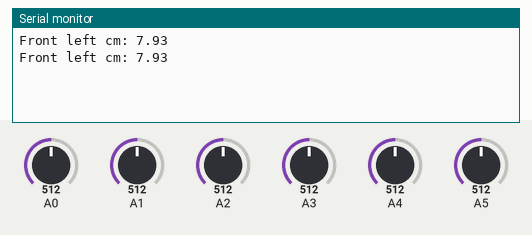
Recording of a sketch running on a simulated Arduino Uno, built with avr-gcc and run on an emulated ATmega328P. Parts: the last lines printed to the serial monitor. The inputs (shaded band) are chosen by the test bench; at power-on: A3 = 512, A0 = 512, A1 = 512, A2 = 512, A4 = 512, A5 = 512.

Above: at 1.2 s.
1.3 s: A3 set to 716
At 2.6 s:
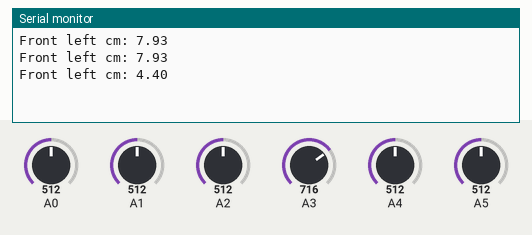
2.8 s: A3 set to 992
At 4.0 s:
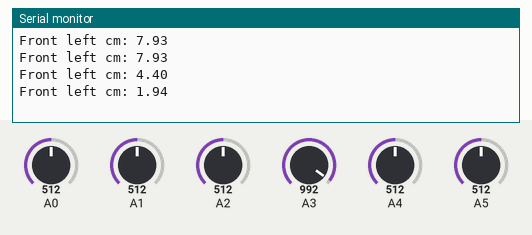
4.3 s: A0 set to 528
At 4.3 s:
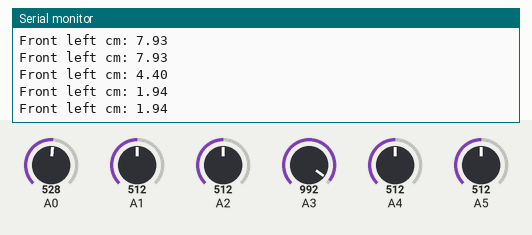
Timing chart, 0 to 7.3 s (numbered marks = the images above; inputs shaded):
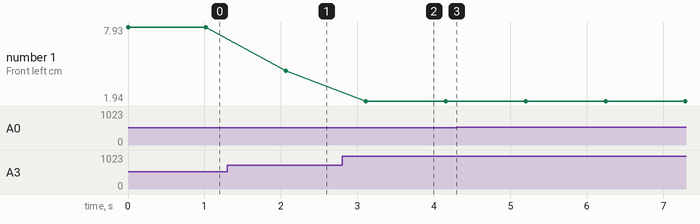

The sketch:

sensorlib.ino
```cpp
#include <RunningMedian.h>
// reading sensor values based on running median
const int MAX_SMALL_SENSOR = 40;
const int MAX_BIG_SENSOR = 150;
const int NUM_SAMPLES_MEDIAN = 15;

RunningMedian frontIR1_Median = RunningMedian(NUM_SAMPLES_MEDIAN);
RunningMedian frontIR2_Median = RunningMedian(NUM_SAMPLES_MEDIAN);
RunningMedian frontIR3_Median = RunningMedian(NUM_SAMPLES_MEDIAN);
RunningMedian rightIR1_Median = RunningMedian(NUM_SAMPLES_MEDIAN);
RunningMedian rightIR2_Median = RunningMedian(NUM_SAMPLES_MEDIAN);
RunningMedian leftIR_1_Median = RunningMedian(NUM_SAMPLES_MEDIAN);


double frontIR1_Diffs[] = {5.50, 14.75, 24.30, 35.00};//copied array blocks from senior code for block detection
double frontIR2_Diffs[] = {5.70, 15.65, 24.75, 39.00};//how it works is that for a certain range like 5-15 cm obstacle is considered as one block away
double frontIR3_Diffs[] = {5.15, 14.55, 23.50, 36.00};//15-25cm is 2 blocks away etc

double rightIR1_Diffs[] = {6.90, 17.05, 26.75, 41.00};
double rightIR2_Diffs[] = {7.5, 17.75, 28.75, 47.00};

double leftIR1_Diffs[] = {20.25, 24.55, 33.2, 42.25, 51.2, 57.20};

double frontIR1_Value = 0, frontIR2_Value = 0, frontIR3_Value = 0;
double rightIR1_Value = 0, rightIR2_Value = 0, leftIR1_Value = 0;
int  frontIR1_Block = 0, frontIR2_Block = 0, frontIR3_Block = 0;
int rightIR1_Block = 0, rightIR2_Block = 0, leftIR1_Block = 0;


void setup() {
  // put your setup code here, to run once:
  Serial.begin(9600);
  Serial.setTimeout(0);
  pinMode(A3, INPUT);
  pinMode(A0, INPUT);
  pinMode(A1, INPUT);
  pinMode(A2, INPUT);
  pinMode(A4, INPUT);
  pinMode(A5, INPUT);
}

void loop() {
  // put your main code here, to run repeatedly:
  // FrontIR1 for 30-50cm if LeftIR1 not accurate enough
  // LeftIR1 for 30-70cm
    Serial.print("Front left cm: ");
    getLeftIR1();
    Serial.println(getFrontIR1());
    getFrontIR2();
    getFrontIR3();
    getRightIR1();
    getRightIR2();
    delay(1000);

}

void setupSensorInterrupt() {
  //  ADCSRA &= ~(bit (ADPS0) | bit (ADPS1) | bit (ADPS2)); // clear prescaler bits
  //  //  ADCSRA |= bit (ADPS0) | bit (ADPS2);// 32  prescaler
  //  ADCSRA |= bit (ADPS2); // 16  prescaler
  //    MsTimer2::set(35, readSensors);
  //    MsTimer2::start();
}

void readSensors() {
  readFrontSensor_1();
  readFrontSensor_2();
  readFrontSensor_3();
  readRightSensor_1();
  readRightSensor_2();
  readLeftSensor_1();
}

double getFrontIR1() {
  for (int n = 0; n < NUM_SAMPLES_MEDIAN; n++) {
    readFrontSensor_1();
  }
  return frontIR1_Value;
}
double getFrontIR2() {
  for (int n = 0; n < NUM_SAMPLES_MEDIAN; n++) {
    readFrontSensor_2();
  }
  return frontIR2_Value;
}
double getFrontIR3() {
  for (int n = 0; n < NUM_SAMPLES_MEDIAN; n++) {
    readFrontSensor_3();
  }
  return frontIR3_Value;
}
double getRightIR1() {
  for (int n = 0; n < NUM_SAMPLES_MEDIAN; n++) {
    readRightSensor_1();
  }
  return rightIR1_Value;
}
double getRightIR2() {
  for (int n = 0; n < NUM_SAMPLES_MEDIAN; n++) {
    readRightSensor_2();
  }
  return rightIR2_Value;
}
double getLeftIR1() {
  for (int n = 0; n < NUM_SAMPLES_MEDIAN; n++) {
    readLeftSensor_1();
  }
  return leftIR1_Value;
}

int getFrontIR1_Block() {
  return frontIR1_Block;
}
int getFrontIR2_Block() {
  return frontIR2_Block;
}
int getFrontIR3_Block() {
  return frontIR3_Block;
}
int getRightIR1_Block() {
  return rightIR1_Block;
}
int getRightIR2_Block() {
  return rightIR2_Block;
}
int getLeftIR1_Block() {
  return leftIR1_Block;
}


void readFrontSensor_1() {
  double irDistance = 6340.4/analogRead(A3) - 4.4509;//Front left
  frontIR1_Median.add(irDistance);
  if (frontIR1_Median.getCount() >= NUM_SAMPLES_MEDIAN) {
    if (abs(frontIR1_Median.getHighest() - frontIR1_Median.getLowest()) > 40) {
      frontIR1_Value = MAX_SMALL_SENSOR;
    } else {
      frontIR1_Value = frontIR1_Median.getMedian();
    }
  }
    for (int m = 0; m < 3; m++) {
    if (frontIR1_Value <= frontIR1_Diffs[m]) {
      frontIR1_Block = m + 1;
      return;
    }
  }
  frontIR1_Block = 9;
}

void readFrontSensor_2() {
  double irDistance = 6044.1/analogRead(A1) - 2.8095;//Middle
  frontIR2_Median.add(irDistance);
  if (frontIR2_Median.getCount() >= NUM_SAMPLES_MEDIAN) {
    if (abs(frontIR2_Median.getHighest() - frontIR2_Median.getLowest()) > 40) {
      frontIR2_Value = MAX_SMALL_SENSOR;
    } else {
      frontIR2_Value = frontIR2_Median.getMedian();
    }
  }
  for (int m = 0; m < 3; m++) {
    if (frontIR2_Value <= frontIR2_Diffs[m]) {
      frontIR2_Block = m + 1;
      return;
    }
  }
  frontIR2_Block = 9;
}

void readFrontSensor_3() {
  double irDistance = 7236.7/analogRead(A0) - 7.2009;//Front right
  frontIR3_Median.add(irDistance);
  if (frontIR3_Median.getCount() >= NUM_SAMPLES_MEDIAN) {
    if (abs(frontIR3_Median.getHighest() - frontIR3_Median.getLowest()) > 40) {
      frontIR3_Value = MAX_SMALL_SENSOR;
    } else {
      frontIR3_Value = frontIR3_Median.getMedian();
    }
  }
    for (int m = 0; m < 3; m++) {
    if (frontIR3_Value <= frontIR3_Diffs[m]) {
      frontIR3_Block = m + 1;
      return;
    }
  }
  frontIR3_Block = 9;
}

void readRightSensor_1() {
  double irDistance = 6776.4/analogRead(A2) - 8.3595;//right back
  rightIR1_Median.add(irDistance);
  if (rightIR1_Median.getCount() >= NUM_SAMPLES_MEDIAN) {
    if (abs(rightIR1_Median.getHighest() - rightIR1_Median.getLowest()) > 40) {
      rightIR1_Value = MAX_SMALL_SENSOR;
    } else {
      rightIR1_Value = rightIR1_Median.getMedian();
    }
  }
    for (int m = 0; m < 3; m++) {
    if (rightIR1_Value <= rightIR1_Diffs[m]) {
      rightIR1_Block = m + 1;
      return;
    }
  }
  rightIR1_Block = 9;
}

void readRightSensor_2() {
  double irDistance = 5456.6/analogRead(A5)- 3.3411;//right front
  rightIR2_Median.add(irDistance);
  if (rightIR2_Median.getCount() >= NUM_SAMPLES_MEDIAN) {
    if (abs(rightIR2_Median.getHighest() - rightIR2_Median.getLowest()) > 40) {
      rightIR2_Value = MAX_SMALL_SENSOR;
    } else {
      rightIR2_Value = rightIR2_Median.getMedian();
    }
  }
    for (int m = 0; m < 3; m++) {
    if (rightIR2_Value <= rightIR2_Diffs[m]) {
      rightIR2_Block = m + 1;
      return;
    }
  }
  rightIR2_Block = 9;
}

void readLeftSensor_1() {
  double irDistance=0.0;
  if (analogRead(A4)>300){
     irDistance = 12855/analogRead(A4)- 2.1442;//Long Range
  }
  else {
   irDistance = 12855/analogRead(A4)- 4.1442;//Long Range
  }
  leftIR_1_Median.add(irDistance);
  if (leftIR_1_Median.getCount() >= NUM_SAMPLES_MEDIAN) {
    if (abs(leftIR_1_Median.getHighest() - leftIR_1_Median.getLowest()) > 40) {
      leftIR1_Value = MAX_BIG_SENSOR;
    } else {
      leftIR1_Value = leftIR_1_Median.getMedian();
    }
  }
  for (int m = 0; m < 6; m++) {
    if (leftIR1_Value <= leftIR1_Diffs[m]) {
      leftIR1_Block = m + 1;
      return;
    }
  }
  leftIR1_Block = 9;
}
```

Measured:
- after the input at 1.3 s, the serial monitor: prints a new line after 0.76 s (image 1)
- after the input at 2.8 s, the serial monitor: prints a new line after 0.31 s (image 2)
- plotted number 1: 7.93 → 4.4 after the input at 1.3 s, 4.4 → 1.94 after the input at 2.8 s
